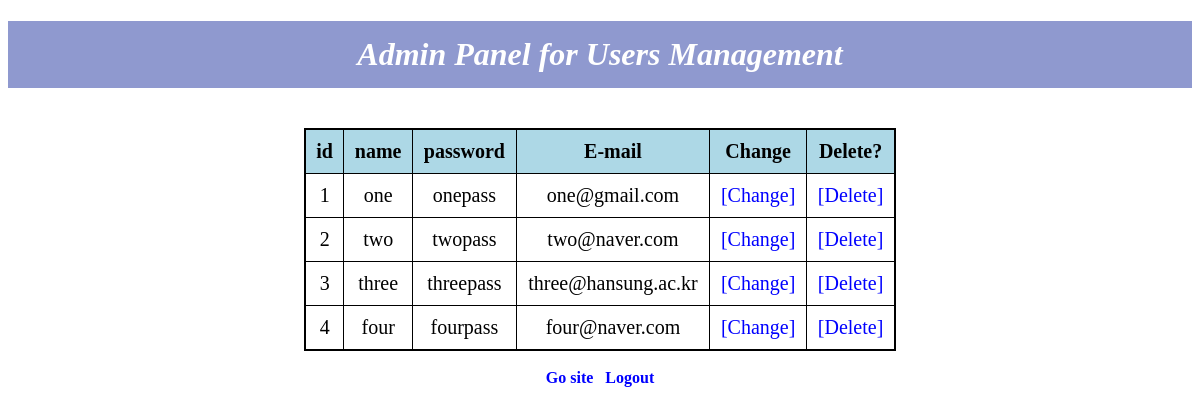
Page /admin_users.php (signed in) on the committed database.
### tables this page shows
CREATE TABLE `users` (
  `id` int(11) NOT NULL,
  `name` varchar(40) NOT NULL,
  `pass` varchar(40) NOT NULL,
  `email` varchar(50) DEFAULT NULL
);

### admin_users.php (the view, shortened to what this page needs)
<!DOCTYPE html>
<?php
$conn=mysqli_connect('localhost','root','','users_db');
$users=mysqli_query($conn,"SELECT *FROM users");
?>
<html>
<head>
	<link href="site_style.css" type="text/css" rel="stylesheet">
</head>
<body>
	<h1 class="title"> Admin Panel for Users Management</h1><br>
	<table align="center">
		<tr><th>id</th><th>name</th><th>password</th><th>E-mail</th><th>Change</th><th>Delete?</th>
		<?php
		while($user=mysqli_fetch_array($users)){
			echo "<tr>";
			echo "<td>".$user['id']."</td>";
			echo "<td>".$user['name']."</td>";
			echo "<td>".$user['pass']."</td>";
			echo "<td>".$user['email']."</td>";
			echo "<td><a href='admin_change.php?id=".$user['id']."'>[Change]</a></td>";
			echo "<td><a href='admin_delete.php?id=".$user['id']."'>[Delete]</a></td>";
			echo "</tr>";
		}
		?>
	</table>
	<br>
	<a href="content.php"><b>Go site</b></a>&nbsp&nbsp
	<a href="admin_logout.php"><b>Logout</b></a>
</body>
</html>

### site_style.css (style rules this page uses)
a { text-decoration: none; color: blue; }
body { text-align: center; }
table { border-collapse: collapse; width: 50%; border: 2px solid black; font-size: 20px }
tr,th,td { border: 1px solid black; padding: 10px; }
th { background: lightblue; }
h1.title { background: rgb(143,153,207); color: white; padding: 15px; font-style: italic; }

### rows in the picture
users: id "1", name "one", pass "onepass", email "one@gmail.com"
users: id "2", name "two", pass "twopass", email "two@naver.com"
users: id "3", name "three", pass "threepass", email "three@hansung.ac.kr"
users: id "4", name "four", pass "fourpass", email "four@naver.com"
